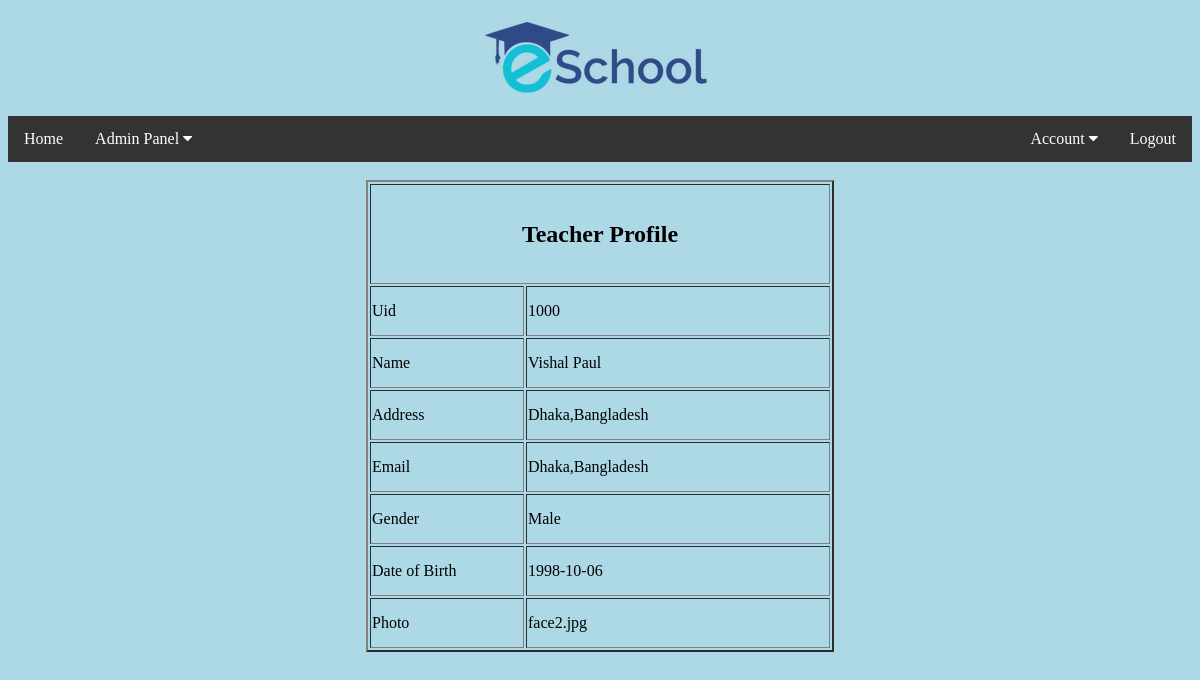
Screenshot of /Admin/views/profile.php?id=17 (signed in) with the database file from the repository.
### tables this page shows
CREATE TABLE `users` (
  `id` int(10) NOT NULL,
  `uid` varchar(10) NOT NULL,
  `password` varchar(20) NOT NULL,
  `name` varchar(50) NOT NULL,
  `dob` varchar(20) NOT NULL,
  `gender` varchar(10) NOT NULL,
  `bloodgrp` varchar(10) DEFAULT NULL,
  `class` int(10) DEFAULT NULL,
  `address` varchar(100) NOT NULL,
  `email` varchar(50) NOT NULL,
  `picture` text NOT NULL,
  `type` varchar(10) NOT NULL,
  `status` varchar(10) NOT NULL
);

### Admin/model/Model.php (called while the page is built, shortened)
<?php
	function getAdminView($id){
		$con = getConnection();
		$sql = "select * from users where type='a' and id={$id}";
		$result = mysqli_query($con, $sql);
		$user = mysqli_fetch_assoc($result);
		return $user;
	}
?>

### Admin/views/profile.php (the view, shortened to what this page needs)
<?php
   require_once('../model/Model.php');
	$id = $_REQUEST['id'];
	$user = getAdminView($id);
?>
<?php include('header.php');?>
<!DOCTYPE html>
<html>
<head>
</head>
<body>
		<br>
		<table border="2" align="center">
		<tr height="100px">
			<td colspan="2" align="center">
				<h2>Teacher Profile</h2>
			</td>
		</tr>
		<tr height="50px">
			<td width="150px">Uid</td>
			<td width="300px"><?=$user['uid']?></td>
		</tr>
		<tr height="50px">
			<td>Name</td>
			<td><?=$user['name']?></td>
		</tr>
		<tr height="50px">
			<td>Address</td>
			<td><?=$user['address']?></td>
		</tr>
		<tr height="50px">
			<td>Email</td>
			<td><?=$user['address']?></td>
		</tr>
		<tr height="50px">
			<td>Gender</td>
			<td><?=$user['gender']?></td>
		</tr>
		<tr height="50px">
			<td>Date of Birth</td>
			<td><?=$user['dob']?></td>
		</tr>
		<tr height="50px">
			<td>Photo</td>
			<td><?=$user['picture']?></td>
		</tr>
	</table>
</body>
</html>

### Admin/css/style.css (style rules this page uses)
body { font-family: Times, Helvetica, sans-serif; }
body { font-family: Times, sans-serif; }
body { background-color: lightblue; }

### Admin/views/header.php (style rules this page uses)
body { background-color: lightblue; }

### rows the page displays
users: uid "1000", name "Vishal Paul", address "Dhaka,Bangladesh", gender "Male", dob "1998-10-06", picture "face2.jpg"
